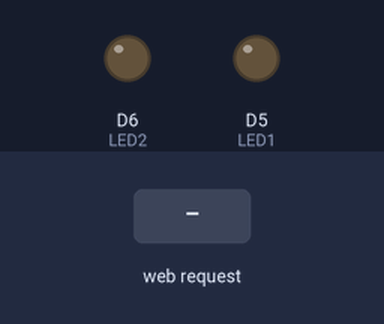
The sketch below on a simulated ESP8266 (NodeMCU). Parts: output pins drawn as LEDs (lit = HIGH). The inputs (shaded band) are chosen by the test bench. WiFi joins after 1.5 s; servers stay silent unless stated; what the sketch prints to the serial monitor is not drawn.

Above: at 2.7 s.
2.8 s: HTTP request GET /led1on received
At 3.4 s:
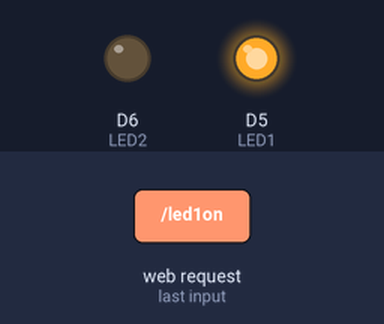
4.3 s: HTTP request GET /led2on received
At 4.6 s:
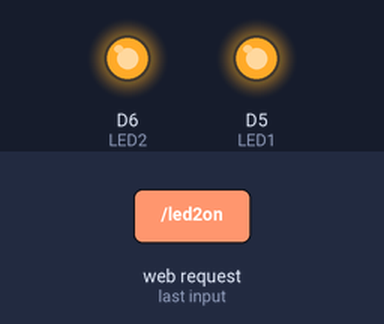
5.8 s: HTTP request GET /led1off received
At 6.9 s:
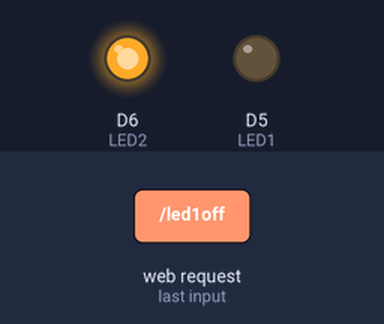
7.3 s: HTTP request GET /led2off received
At 8.0 s:
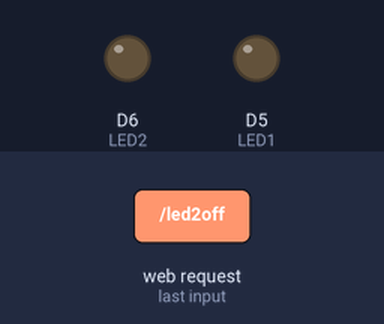
Timing chart, 0 to 9.8 s (numbered marks = the images above; inputs shaded):
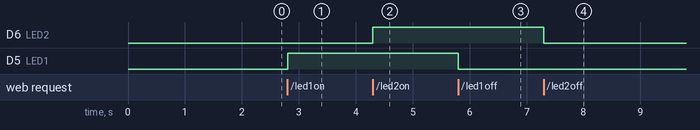

The sketch:

Project_2_Kontrol_2_LED.ino
```cpp
/*************************************
 * Program : Project 2: Kontrol 2 LED
 * Input : -
 * Output : LED1 + LED 2
 * Iot Starter Kit Inkubatek
 * www.tokotronik.com
 * ***********************************/
#include <ESP8266WiFi.h>
const char* ssid = "FirnasAbe";
const char* password = "podowingi";
#define LED1 D5
#define LED2 D6

WiFiServer server(80);

void setup() {
  Serial.begin(115200);
  delay(10);
  pinMode(LED1, OUTPUT);
  pinMode(LED2, OUTPUT);

  digitalWrite(LED1, LOW);
  digitalWrite(LED2, LOW);

  // Connect to WiFi network
  Serial.println();
  Serial.println();
  Serial.print("Connecting to ");
  Serial.println(ssid);
  WiFi.begin(ssid, password);

  while (WiFi.status() != WL_CONNECTED) {
    delay(500);
    Serial.print(".");
  }
  Serial.println("");
  Serial.println("WiFi connected");

  server.begin();
  Serial.println("Server started");

  Serial.print("Use this URL to connect: ");
  Serial.print("http://");
  Serial.print(WiFi.localIP());
  Serial.println("/");
}

void loop() {
  WiFiClient client = server.available();
  if (!client) {
    return;
  }

  Serial.println("new client");
  while(!client.available()){
    delay(1);
  }

  String request = client.readStringUntil('\r');
  Serial.println(request);
  client.flush();

  if (request.indexOf("/led1on") > 0)  {
    digitalWrite(LED1, HIGH);

  }
  if (request.indexOf("/led1off") >0)  {
    digitalWrite(LED1, LOW);
  }
   if (request.indexOf("/led2on") > 0)  {
    digitalWrite(LED2, HIGH);
  }
  if (request.indexOf("/led2off") >0)  {
    digitalWrite(LED2, LOW);
  }

  // Return the response
  client.println("HTTP/1.1 200 OK");
  client.println("Content-Type: text/html");
  client.println("");
  client.println("<!DOCTYPE HTML>");
  client.println("<html>");
  client.println("<head>");
  client.println("<meta name='apple-mobile-web-app-capable' content='yes' />");
  client.println("<meta name='apple-mobile-web-app-status-bar-style' content='black-translucent' />");
  client.println("</head>");
  client.println("<body bgcolor = \"#f7e6ec\">");
  client.println("<hr/><hr>");
  client.println("<h4><center> IoT Starter Kit : Kontrol 2 LED  </center></h4>");
  client.println("<hr/><hr>");
  client.println("<br><br>");
  client.println("<br><br>");
  client.println("<center>");
  client.println("LED 1");
  client.println("<a href=\"/led1on\"\"><button>Turn On </button></a>");
  client.println("<a href=\"/led1off\"\"><button>Turn Off </button></a><br />");
  client.println("</center>");
  client.println("<br><br>");
  client.println("<center>");
  client.println("LED 2");
  client.println("<a href=\"/led2on\"\"><button>Turn On </button></a>");
  client.println("<a href=\"/led2off\"\"><button>Turn Off </button></a><br />");
  client.println("</center>");
  client.println("<br><br>");
  client.println("<center>");
  client.println("<table border=\"5\">");
  client.println("<tr>");
  //=====================
  if (digitalRead(LED1))
         {
           client.print("<td>LED 1 = ON</td>");
         }
  else
          {
            client.print("<td>LED 1 = OFF</td>");
          }
  client.println("<br />");
  //======================
  if (digitalRead(LED2))
          {
           client.print("<td>LED 2 = ON</td>");
          }
  else
          {
            client.print("<td>LED 2 = OFF</td>");
          }
  client.println("</tr>");
  //=======================
  client.println("<tr>");
  client.println("</table>");
  client.println("</center>");
  client.println("</html>");
  delay(1);
  Serial.println("Client disonnected");
  Serial.println("");
}
```

Measured:
- after the input at 2.8 s, D5 (LED1): LOW → HIGH at once
- after the input at 4.3 s, D6 (LED2): LOW → HIGH at once
- after the input at 5.8 s, D5 (LED1): HIGH → LOW at once
- after the input at 7.3 s, D6 (LED2): HIGH → LOW at once
